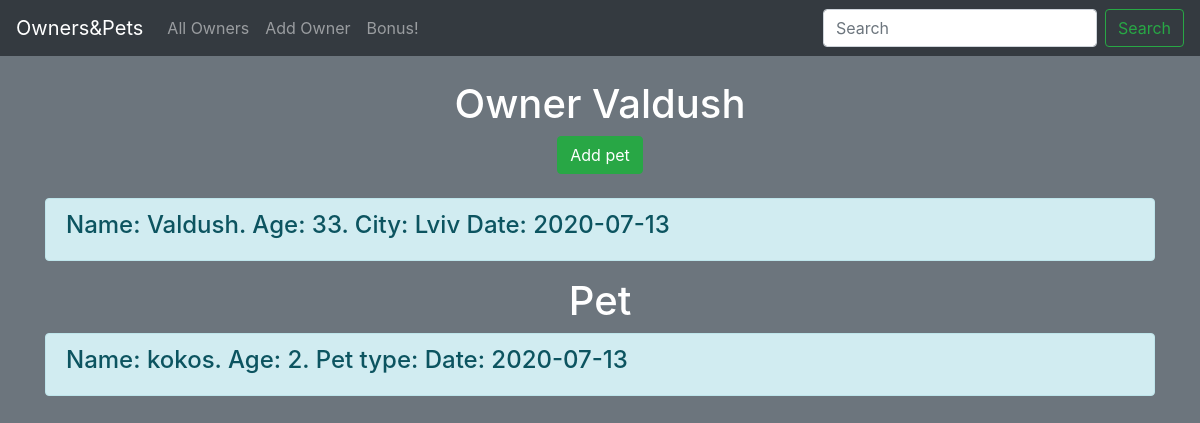
Page /owner/3 on the earlier database version.
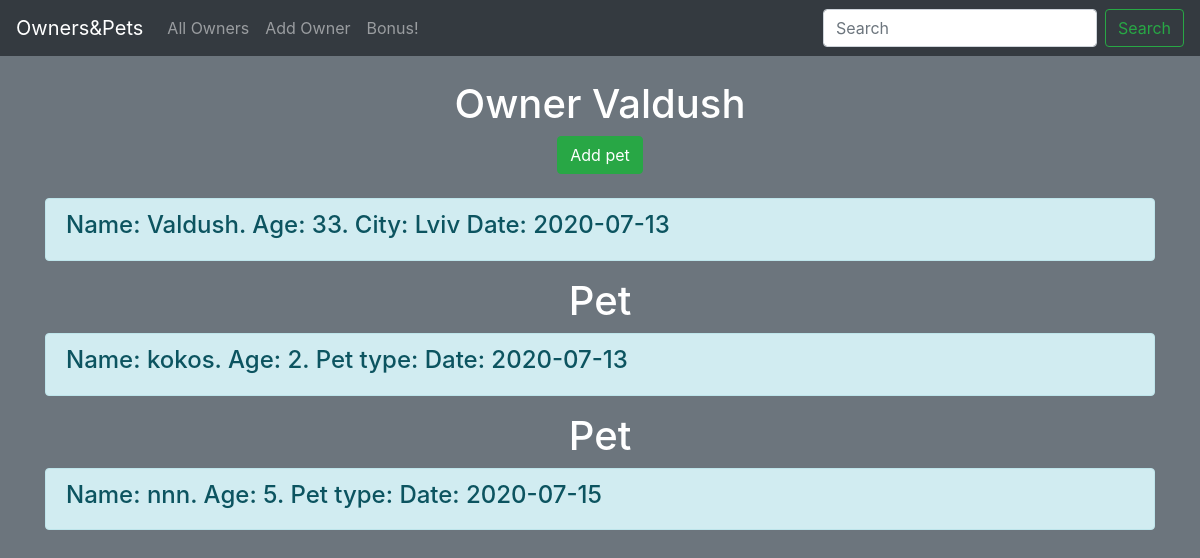
Same page on the later database version.
### app.py (models this page shows, shortened)
class Owner(db.Model):
    id = db.Column(db.Integer, primary_key=True)
    name = db.Column(db.String(20), nullable=False)
    age = db.Column(db.Integer(), nullable=False)
    city = db.Column(db.String(20), nullable=False)
    date = db.Column(db.DateTime, default=datetime.utcnow)

class Pet(db.Model):
    id = db.Column(db.Integer, primary_key=True)
    owner_id = db.Column(db.Integer(), nullable=False)
    name = db.Column(db.String(20), nullable=False)
    age = db.Column(db.Integer(), nullable=False)
    pet_type = db.Column(db.String(20), nullable=False)
    date = db.Column(db.DateTime, default=datetime.utcnow)

### app.py (the view)
@app.route('/owner/<int:id>', methods=['GET', 'POST'])
def owner_page(id):
    owner = Owner.query.get(id)
    pet = Pet.query.filter_by(owner_id=id).all()
    return render_template('owner_page.html', owner=owner, pet=pet)

### templates/owner_page.html (shortened to what this page needs)
{% extends 'base.html' %}
{% block content %}
    <h1 class="text-center text-white">Owner {{ owner.name }}</h1>
    <div class="d-flex justify-content-center">
        <a href="/owner/{{ owner.id }}/add_pet" class="btn btn-success">Add pet</a>
    </div>
    <br>
    <div class="alert alert-info">
        <h4>
            Name: {{ owner.name }}.
            Age: {{ owner.age }}.
            City: {{ owner.city }}
            Date: {{ owner.date.date() }}
        </h4>
    </div>
        {% for p in pet %}
            <h1 class="text-center text-white">Pet</h1>
            <div class="alert alert-info">
                <h4>
                    Name: {{ p.name }}.
                    Age: {{ p.age }}.
                    Pet type: {{ p.city }}
                    Date: {{ p.date.date() }}
                </h4>
            </div>
        {% endfor %}
{% endblock %}

### templates/base.html (shortened to what this page needs)
<!DOCTYPE html>
<html lang="en">
<head>
    <link rel="stylesheet" href="https://stackpath.bootstrapcdn.com/bootstrap/4.5.0/css/bootstrap.min.css">
    <link rel="stylesheet" href="{{ url_for('static', filename='css/style.css') }}">
</head>
<body class="bg-secondary">
<header>
    <nav class="navbar navbar-expand-md navbar-dark bg-dark mb-4">
        <div class="navbar-brand">Owners&Pets</div>
        <div class="collapse navbar-collapse" id="navbarCollapse">
            <ul class="navbar-nav mr-auto">
                <li class="nav-item">
                    <a class="nav-link" href="{{ url_for('show_owners') }}">All Owners<span class="sr-only">(current)</span></a>
                </li>
                <li class="nav-item">
                    <a class="nav-link" href="{{ url_for('add_owner') }}">Add Owner</a>
                </li>
                <li class="nav-item">
                    <a class="nav-link" href="{{ url_for('bonus') }}">Bonus!</a>
                </li>
            </ul>
            <form class="form-inline mt-2 mt-md-0">
                <input class="form-control mr-sm-2" type="text" placeholder="Search" aria-label="Search">
                <button class="btn btn-outline-success my-2 my-sm-0" type="submit">Search</button>
            </form>
        </div>
    </nav>
</header>
<div class="container">
    {% block content %}{% endblock %}
</div>
</body>
</html>

Differences in the rows shown:
added Pet: name "nnn", age "5", date "2020-07-15"
